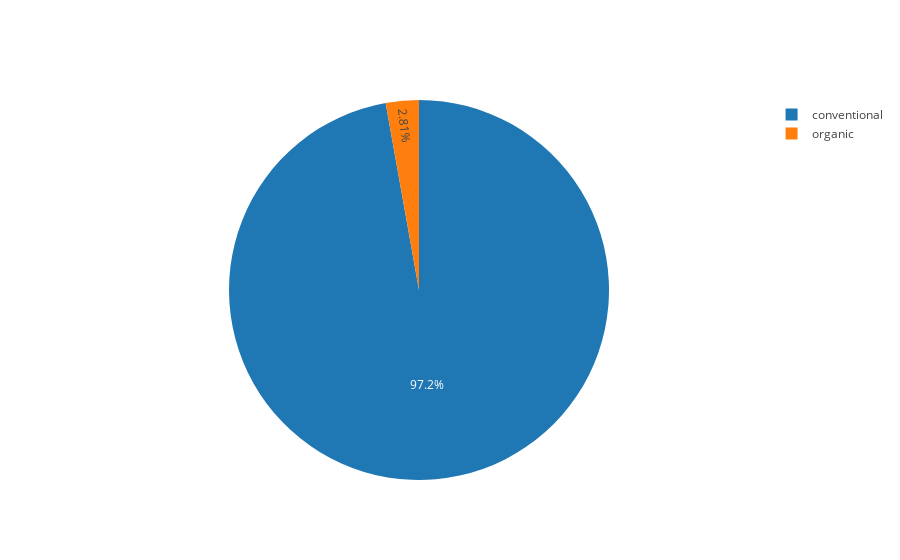

Write notebook code for a chart like this one.
### Markdown cell above
# <a id='4'>4. Data Visualization</a>





**Organic vs Conventional** : The main difference between organic and conventional food products are the chemicals involved during production and processing. The interest in organic food products has been rising steadily over the recent years with new health super fruits emerging. Let's see if this is also the case with our dataset

### Code cell
Type=df.groupby('type')['Total Volume'].agg('sum')

values=[Type['conventional'],Type['organic']]
labels=['conventional','organic']

trace=go.Pie(labels=labels,values=values)
py.iplot([trace])

### Figure 1 — Plotly figure (JSON) as saved in the notebook; plotly's stock layout.template omitted (floating-point values rounded to 4 significant figures)
{"data": [{"labels": ["conventional", "organic"], "values": [15090000000.0, 436200000.0], "type": "pie", "uid": "95f36e14-037e-11ee-a26f-0242ac130202"}], "layout": {"autosize": true}}
